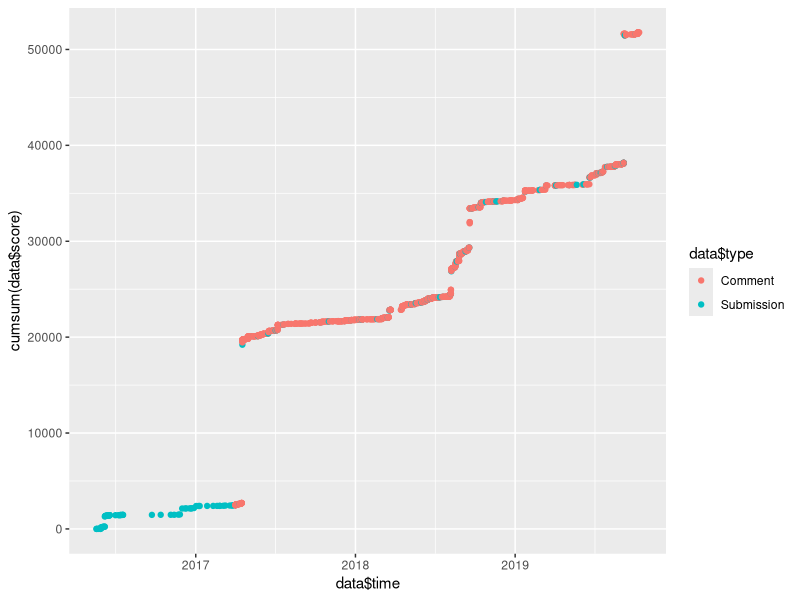

R code for this plot:
setwd("~/Developer/reddit-user-stats")

library(ggplot2)

data = read.csv('data.csv')

data$time = as.POSIXct(as.numeric(data$created_utc), origin = "1970-01-01", tz = "CDT")

data = data[order(data$time),]


ggplot(data, aes(x = data$time, y = cumsum(data$score))) + 
  geom_point(aes(color = data$type))
